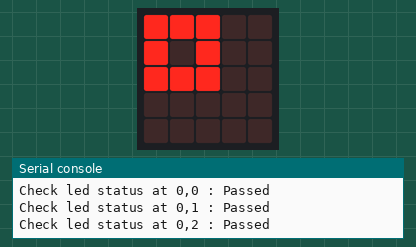
Simulated run of this program. Board: BBC micro:bit (MakeCode). Shown: the board's 5×5 LED display, the last lines printed to the serial console. Random numbers come from a fixed seed. At 1.4 s the program stops and its outputs stay as they are.

Above: at 0.11 s.
At 0.5 s:
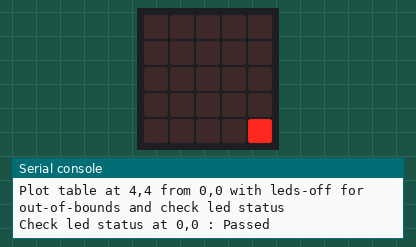
At 0.9 s:
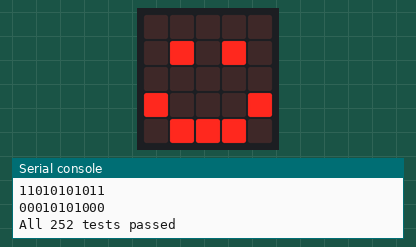

The program:

main.ts
```typescript
namespace table {

    /**
     * Creates a Table with the given amount of `rows` and `cols`
     * @param rows the number of rows
     * @param cols the number of columns
     * @param defaultValue the default value for the matrix
     */
    //% block="Table with $rows rows and $cols cols|| default value $defaultValue"
    //% rows.min=1 rows.defl=5
    //% cols.min=1 cols.defl=5
    //% expandableArgumentMode="toggle"
    //% defaultValue.defl=0
    //% group="Create"
    export function createTable(cols: number, rows: number, defaultValue?: number): number[][] {
        if (rows < 1 || cols < 1) return undefined;
        let table: number[][] = [];
        for (let i = 0; i < rows; i++) {
            table[i] = [];
            for (let j = 0; j < cols; j++) {
                table[i][j] = defaultValue;
            }
        }
        return table;
    }

    const directions = [
        [1, 0],   // right
        [0, 1],   // down
        [-1, 0],  // left
        [0, -1]   // up
    ];

    function carvePathIterative(maze: number[][], startX: number, startY: number) {
        const stack = [[startX, startY]]; // Initialize the stack with the starting position
        maze[startY][startX] = 0; // Mark the starting cell as a path

        while (stack.length > 0) {
            const [x, y] = stack.pop(); // Get the current cell

            const directions2 = [
                [1, 0],   // right
                [0, 1],   // down
                [-1, 0],  // left
                [0, -1]   // up
            ];
            const shuffledDirections = directions2.sort(() => Math.random() - 0.5); // Randomize directions

            for (let chosenDirection of shuffledDirections) {
                const chooseX = x + chosenDirection[0] * 2; // Move two steps in the x direction
                const chooseY = y + chosenDirection[1] * 2; // Move two steps in the y direction

                // Check if the new position is within bounds and is a wall
                if (chooseX >= 0 && chooseX < maze[0].length && chooseY >= 0 && chooseY < maze.length && maze[chooseY][chooseX] === 1) {
                    maze[y + chosenDirection[1]][x + chosenDirection[0]] = 0; // Remove the wall between the cells
                    maze[chooseY][chooseX] = 0; // Mark the new cell as a path
                    stack.push([chooseX, chooseY]); // Push the new cell onto the stack
                }
            }
        }
    }


    /**
     * Creates a Maze with the given amount of `rows` and `cols`
     * @param rows the number of rows
     * @param cols the number of columns
     */
    //% block="Maze table with $rows rows and $cols cols"
    //% rows.min=1 rows.defl=21
    //% cols.min=1 cols.defl=21
    //% group="Create"
    export function createMaze(cols: number, rows: number) {
        const maze = table.createTable(cols, rows, 1);
        carvePathIterative(maze, 0, 0);
        return maze;
    }

    /**
     * Sets a value in the table or does nothing if the location does not exist
     * @param row the row number of the value to set
     * @param col the column number of the value to set
     */
    //% block="in table $table| set value at row $row col $col| to $value"
    //% row.min=0
    //% col.min=0
    //% group="Access"
    export function setValue(table: number[][], col: number, row: number, value: number): void {
        if (table[row] && table[row][col] !== undefined) {
            table[row][col] = value;
        }
    }

    /**
     * Gets a value from the table or `undefined` if the given cell does not exist
     * @param table the table to get the value from
     * @param row the row number
     * @param col the column number
     */
    //% block="from table $table| get value at row $row| col $col"
    //% row.min=0
    //% col.min=0
    //% group="Access"
    export function getValue(table: number[][], col: number, row: number): number {
        if (table[row] && table[row][col] !== undefined) {
            return table[row][col];
        }
        return undefined;
    }

    /**
     * Writes the table to the led.
     * Optionally give the `row` and `col` of the cell to start drawing.
     * The starting cell would come in the top left corner
     */
    //% block="Write $table| to led|| starting from row $row and col $col or else $defaultValue"
    //% expandableArgumentMode="toggle"
    //% row.min=0 row.defl=0
    //% col.min=0 col.defl=0
    //% group="Operations"
    export function plot(table: number[][], col: number, row: number, defaultValue: number) {
        for (let k = 0; k < 5; k++) {
            for (let l = 0; l < 5; l++) {
                let value = getValue(table, row + k, col + l);
                if (value == undefined) {
                    value = defaultValue;
                }
                if (value && value != 0) {
                    led.plot(k, l);
                }
                else {
                    led.unplot(k, l);
                }
            }
        }
    }

    /**
    * Writes the table to the led. Starting at the given `row` and `col` on the led-grid
    * Optionally give the `row` and `col` of the cell of the table to start drawing.
    * The defaultValue will fill the rest of the grid
    */
    //% block="Write $table| to led starting at row $gridRow and col $gridCol| selecting row $row and col $col from table or else $defaultValue"
    //% expandableArgumentMode="toggle"
    //% gridRow.min=0 gridRow.max=4 gridRow.defl=0
    //% gridCol.min=0 gridcol.max=4 gridCol.defl=0
    //% row.min=0 row.defl=0
    //% col.min=0 col.defl=0
    //% group="Operations"
    export function plotAt(table: number[][], gridCol: number, gridRow: number, col: number = 0, row: number = 0, defaultValue: number = 0) {
        if (gridRow < 0 ||
            gridCol < 0 ||
            gridRow > 4 ||
            gridCol > 4) return;
        for (let m = 0; m < 5; m++) {
            for (let n = 0; n < 5; n++) {
                let plotAtValue = defaultValue;
                if (m >= gridCol && n >= gridRow) {
                    plotAtValue = getValue(table, col + m - gridCol, row + n - gridRow);
                }
                if (plotAtValue == undefined) {
                    plotAtValue = defaultValue;
                }
                if (plotAtValue && plotAtValue != 0) {
                    led.plot(m, n);
                }
                else {
                    led.unplot(m, n);
                }
            }
        }
    }
}
```

test.ts
```typescript
// tests go here; this will not be compiled when this package is used as an extension.
// Run the Test Suite or not?
const runTests = true

if (runTests) {

    let errors = 0
    let testsRun = 0
    function assert(where: string, expected: any, actual: any) {
        if (expected == actual) {
            serial.writeLine(where + " : Passed")
            testsRun += 1
        } else {
            errors += 1
            serial.writeLine(where + " : FAILED\t Expected: " + expected + ' got: ' + actual)
        }
    }

    function testingDone() {
        if (errors == 0) {
            serial.writeLine("All " + testsRun + " tests passed")
            basic.showIcon(IconNames.Happy)
        } else {
            serial.writeLine("Failed " + errors + " of " + testsRun)
            while (true) {
                basic.showIcon(IconNames.Sad)
                basic.showNumber(errors)
                break
            }
        }
    }
    assert("We should not be able to create a 0x0 table", undefined, table.createTable(0, 0))
    serial.writeLine("Create 3x3 table and check defaultvalues")
    let m = table.createTable(3, 3, 1)
    assert("Table row size is 3", 3, m.length)
    assert("Table column size is 3", 3, m[0].length)
    for (let i = 0; i < 3; i++) {
        for (let j = 0; j < 3; j++) {
            assert("Default value is 1 at " + i + "," + j, 1, m[i][j])
        }
    }
    serial.writeLine("Setting invalid rows or cols to 0 should not change anything")
    assert("Set value at -1, -1 to 0", undefined, table.setValue(m, -1, -1, 0))
    assert("Set value at 3, 3 to 0", undefined, table.setValue(m, 3, 3, 0))
    for (let i = 0; i < 3; i++) {
        for (let j = 0; j < 3; j++) {
            assert("Default value is 1 at " + i + "," + j, 1, m[i][j])
        }
    }
    serial.writeLine("Set value at 1,1 to 0")
    table.setValue(m, 1, 1, 0)
    assert("Table has 0 value at 1,1", 0, m[1][1])
    assert("getValue returns 0 value at 1,1", 0, table.getValue(m, 1, 1))
    serial.writeLine("Set value at 0,0 to -10")
    table.setValue(m, 0, 0, -10)
    assert("Table has -10 value at 0,0", -10, m[0][0])
    assert("getValue returns -10 value at 0,0", -10, table.getValue(m, 0, 0))
    serial.writeLine("Plot table and check led status")
    table.plot(m, 0, 0, 0)
    for (let i = 0; i < 5; i++) {
        for (let j = 0; j < 5; j++) {
            let expected = true
            if (i == 1 && j == 1 || // We changed 1,1 to 0
                i >= 3 || // outside grid should be 0
                j >= 3
            ) {
                expected = false
            }
            assert("Check led status at " + i + "," + j, expected, led.point(i, j))
        }
    }
    serial.writeLine("Plot table from 1,1 and check led status")
    table.plot(m, 1, 1, 0)
    for (let i = 0; i < 5; i++) {
        for (let j = 0; j < 5; j++) {
            let expected = true
            if (i == 0 && j == 0 || // We changed 1,1 to 0
                i >= 2 || // outside grid should be 0
                j >= 2
            ) {
                expected = false
            }
            assert("Check led status at " + i + "," + j, expected, led.point(i, j))
        }
    }
    serial.writeLine("Plot table from 1,1 with leds-on for out-of-bounds and check led status")
    table.plot(m, 1, 1, 1)
    for (let i = 0; i < 5; i++) {
        for (let j = 0; j < 5; j++) {
            let expected = true
            if (i == 0 && j == 0) {// We changed 1,1 to 0
                expected = false
            }
            assert("Check led status at " + i + "," + j, expected, led.point(i, j))
        }
    }
    serial.writeLine("Plot table at 1,1 from 1,1 with leds-on for out-of-bounds and check led status")
    table.plotAt(m, 1, 1, 1, 1, 1)
    for (let i = 0; i < 5; i++) {
        for (let j = 0; j < 5; j++) {
            let expected = true
            if (i == 1 && j == 1) {// We changed 1,1 to 0
                expected = false
            }
            assert("Check led status at " + i + "," + j, expected, led.point(i, j))
        }
    }
    serial.writeLine("Plot table at 1,1 from 1,1 with leds-off for out-of-bounds and check led status")
    table.plotAt(m, 1, 1, 1, 1, 0)
    for (let i = 0; i < 5; i++) {
        for (let j = 0; j < 5; j++) {
            let expected = true
            if (i < 1 || // top row should have defaultValue
                j < 1 || // left column should have defaultValue
                i > 2 || // bottom rows should have defaultValue
                j > 2 || // right columns should have defaultValue
                i == 1 && j == 1) {// We changed 1,1 to 0
                expected = false
            }
            assert("Check led status at " + i + "," + j, expected, led.point(i, j))
        }
    }
    serial.writeLine("Plot table at 4,4 from 0,0 with leds-off for out-of-bounds and check led status")
    table.plotAt(m, 4, 4, 0, 0, 0)
    for (let i = 0; i < 5; i++) {
        for (let j = 0; j < 5; j++) {
            let expected = false
            if (i == 4 && j == 4) {
                expected = true
            }
            assert("Check led status at " + i + "," + j, expected, led.point(i, j))
        }
    }
    serial.writeLine("Create 3, 4 table with defaultValue 8 and plot")

    let n = table.createTable(3, 4, 8)
    table.plot(n, 0, 0, 0)
    for (let i = 0; i < 5; i++) {
        for (let j = 0; j < 5; j++) {
            let expected = false
            if (i < 3 && j < 4) {
                expected = true
            }
            assert("Check led status at " + i + "," + j, expected, led.point(i, j))
        }
    }

    serial.writeLine("Create 3, 4 table with defaultValue 8 and plot at 1,0")
    table.plotAt(n, 1, 0, 0, 0, 0)
    for (let i = 0; i < 5; i++) {
        for (let j = 0; j < 5; j++) {
            let expected = false
            if (i > 0 && i < 4 && j < 4) {
                expected = true
            }
            assert("Check led status at " + i + "," + j, expected, led.point(i, j))
        }
    }
    serial.writeLine("Set value of 2,1 to off")
    table.setValue(n, 2, 1, 0)
    table.plot(n, 0, 0, 0)
    for (let i = 0; i < 5; i++) {
        for (let j = 0; j < 5; j++) {
            let expected = false
            if (i < 3 && j < 4) {
                expected = true
            }
            if (i == 2 && j == 1) {
                expected = false
            }
            assert("Check led status at " + i + "," + j, expected, led.point(i, j))
        }
    }
    let maze = table.createMaze(11, 7)
    for (let i = 0; i < 7; i++) {
        let mazeline = ""
        for (let j = 0; j < 11; j++) {
            mazeline = mazeline + maze[i][j];
        }
        serial.writeLine(mazeline)
    }
    testingDone()
}
```
